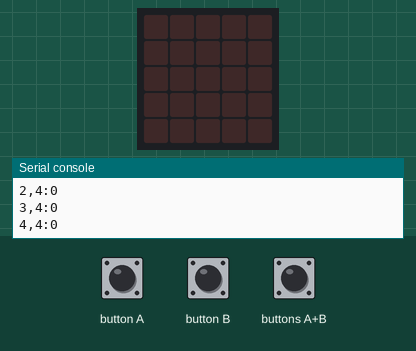
Recording of a program running on a simulated BBC micro:bit running MicroPython. On the bench: the board's 5×5 LED display, the last lines printed to the serial console. The test bench sets the inputs (shaded band). Random numbers come from a fixed seed.

Above: at 1.2 s.
1.3 s: button A pressed for 0.3 s
At 2.0 s:
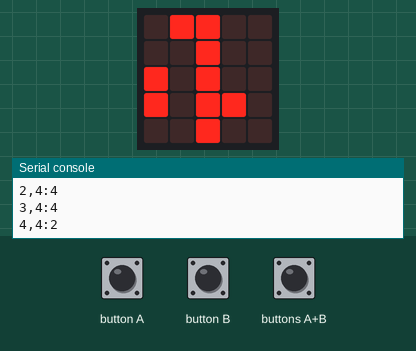
4.7 s: button B pressed for 0.3 s
At 5.2 s:
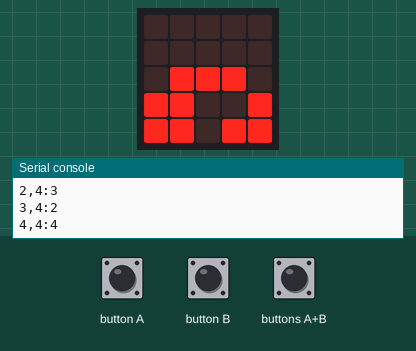
7.8 s: buttons A+B pressed for 0.3 s
At 8.3 s:
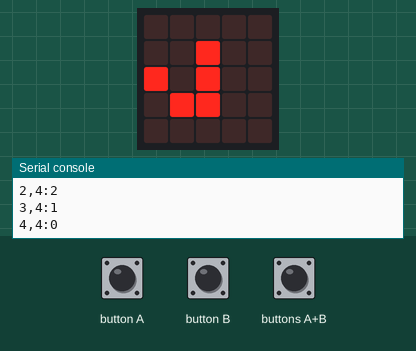
11.0 s: button A pressed for 1 s
At 11.5 s:
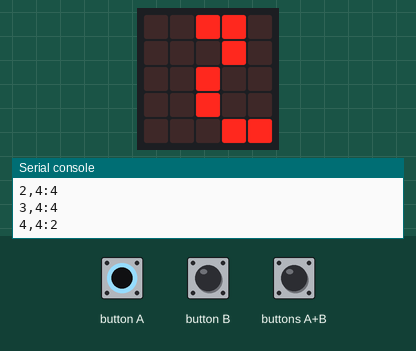
14.2 s: button B pressed for 1 s
At 14.7 s:
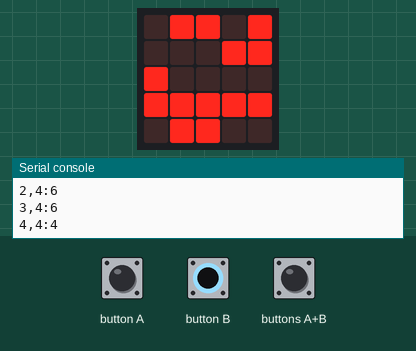
17.4 s: buttons A+B pressed for 1 s
At 18.9 s:
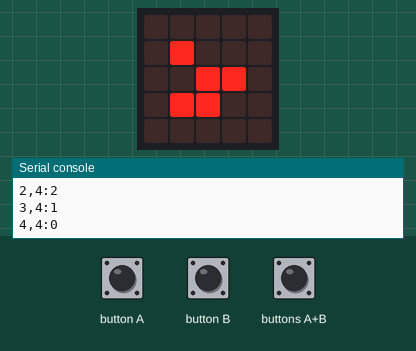
Timing chart, 0 to 20.4 s (numbered marks = the images above; inputs shaded):
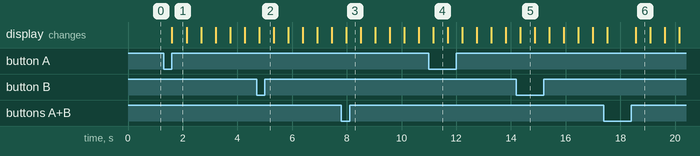

Measured:
- after the input at 1.3 s, the display: changes after 0.30 s (image 1)
- what the display in image 1 shows lasts 0.6 s, from 1.6 s to 2.2 s
- what the display in image 4 shows lasts 0.5 s, from 11.2 s to 11.7 s

The program:

game_of_life.py
```python
# Toroidal world
# Button A starts the world low density
# Button B starts higher density (and often immediately dies out
# A+B starts with a glider
# TODO: implement different kinds of worlds

# Add your Python code here. E.g.
from microbit import *
import random

# Screen size
XS = 5
YS = 5

class Board:
    def __init__(self):
        # For now treat board and screen as same size
        self.XS = XS
        self.YS = YS
        self._cells = [[0 for x in range(self.XS)] for y in range(self.YS)]

    def getX(self, x):
        return x % self.XS

    def getY(self, y):
        return y % self.YS

    def getCellValue(self, x, y):
        return self._cells[self.getY(y)][self.getX(x)]

    def setCellValue(self, x, y, val):
        self._cells[self.getY(y)][self.getX(x)] = val

def setLeds(board):
    for y in range(YS):
        for x in range(XS):
            display.set_pixel(x, y, 9 * board.getCellValue(x, y))

def initBoardRandom(board, p):
    for y in range(board.YS):
        for x in range(board.XS):
            board.setCellValue(x, y, 1 if random.random() > p else 0)

def initBoardGlider(board):
    board.setCellValue(2, 1, 1)
    board.setCellValue(0, 2, 1)
    board.setCellValue(2, 2, 1)
    board.setCellValue(1, 3, 1)
    board.setCellValue(2, 3, 1)

def countNeighbours(board, x, y):
    #print(board._cells)
    s = sum(board.getCellValue(x + i, y + j) for i in [-1, 0, 1] for j in [-1, 0, 1]) - board.getCellValue(x, y)
    print("%d,%d:%s" % (x, y, s))
    return s

def nextStep(board):
    newBoard = Board()
    for y in range(board.YS):
        for x in range(board.XS):
            c = countNeighbours(board, x, y)
            if board.getCellValue(x, y) == 1 and (c==2 or c==3):
                newBoard.setCellValue(x, y, 1)
            elif board.getCellValue(x, y) == 0 and c==3:
                newBoard.setCellValue(x, y, 1)
            else:
                newBoard.setCellValue(x, y, 0)
    return newBoard


board = Board()

while True:
    if button_a.is_pressed() and button_b.is_pressed():
        board = Board()
        initBoardGlider(board)
    elif button_a.is_pressed():
        initBoardRandom(board, 0.7)
    elif button_b.is_pressed():
        initBoardRandom(board, 0.5)
    setLeds(board)
    board = nextStep(board)
    sleep(500)
```
